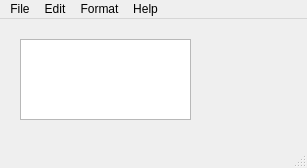
<?xml version="1.0" encoding="UTF-8"?>
<ui version="4.0">
 <class>MainWindow</class>
 <widget class="QMainWindow" name="MainWindow">
  <property name="geometry">
   <rect>
    <x>0</x>
    <y>0</y>
    <width>307</width>
    <height>168</height>
   </rect>
  </property>
  <property name="sizePolicy">
   <sizepolicy hsizetype="Fixed" vsizetype="Fixed">
    <horstretch>0</horstretch>
    <verstretch>0</verstretch>
   </sizepolicy>
  </property>
  <property name="windowTitle">
   <string>MainWindow</string>
  </property>
  <widget class="QWidget" name="centralwidget">
   <widget class="QTextEdit" name="textEdit">
    <property name="geometry">
     <rect>
      <x>20</x>
      <y>20</y>
      <width>171</width>
      <height>81</height>
     </rect>
    </property>
   </widget>
  </widget>
  <widget class="QStatusBar" name="statusbar"/>
  <widget class="QMenuBar" name="menubar">
   <property name="geometry">
    <rect>
     <x>0</x>
     <y>0</y>
     <width>307</width>
     <height>22</height>
    </rect>
   </property>
   <widget class="QMenu" name="menuFile">
    <property name="title">
     <string>File</string>
    </property>
    <addaction name="actionNew"/>
    <addaction name="actionOpen"/>
    <addaction name="actionSave"/>
    <addaction name="actionSave_AS"/>
    <addaction name="separator"/>
    <addaction name="actionPrint"/>
    <addaction name="actionExit"/>
   </widget>
   <widget class="QMenu" name="menuEdit">
    <property name="title">
     <string>Edit</string>
    </property>
    <addaction name="separator"/>
    <addaction name="actionCut"/>
    <addaction name="actionCopy"/>
    <addaction name="actionPAste"/>
    <addaction name="actionSelect_All"/>
    <addaction name="separator"/>
    <addaction name="actionUndo_2"/>
    <addaction name="actionRedo"/>
   </widget>
   <widget class="QMenu" name="menuFormat">
    <property name="title">
     <string>Format</string>
    </property>
    <addaction name="actionFont"/>
   </widget>
   <widget class="QMenu" name="menuHelp_2">
    <property name="title">
     <string>Help</string>
    </property>
    <addaction name="actionAbout"/>
   </widget>
   <addaction name="menuFile"/>
   <addaction name="menuEdit"/>
   <addaction name="menuFormat"/>
   <addaction name="menuHelp_2"/>
  </widget>
  <action name="actionNew">
   <property name="icon">
    <iconset resource="AppResources.qrc">
     <normaloff>:/images/icons/167172-files-and-folders/folder-8.png</normaloff>:/images/icons/167172-files-and-folders/folder-8.png</iconset>
   </property>
   <property name="text">
    <string>New</string>
   </property>
   <property name="shortcut">
    <string>Ctrl+N</string>
   </property>
  </action>
  <action name="actionOpen">
   <property name="icon">
    <iconset resource="AppResources.qrc">
     <normaloff>:/images/icons/167172-files-and-folders/folder-10.png</normaloff>:/images/icons/167172-files-and-folders/folder-10.png</iconset>
   </property>
   <property name="text">
    <string>Open</string>
   </property>
   <property name="shortcut">
    <string>Ctrl+O</string>
   </property>
  </action>
  <action name="actionSave">
   <property name="icon">
    <iconset>
     <normaloff>:/images/icons/167172-files-and-folders/folder-12.png</normaloff>:/images/icons/167172-files-and-folders/folder-12.png</iconset>
   </property>
   <property name="text">
    <string>Save</string>
   </property>
   <property name="shortcut">
    <string>Ctrl+S</string>
   </property>
  </action>
  <action name="actionSave_AS">
   <property name="icon">
    <iconset resource="AppResources.qrc">
     <normaloff>:/images/icons/167172-files-and-folders/file-5.png</normaloff>:/images/icons/167172-files-and-folders/file-5.png</iconset>
   </property>
   <property name="text">
    <string>Save As</string>
   </property>
   <property name="shortcut">
    <string>Ctrl+Alt+S</string>
   </property>
  </action>
  <action name="actionPrint">
   <property name="icon">
    <iconset resource="AppResources.qrc">
     <normaloff>:/images/icons/167172-files-and-folders/folder-6.png</normaloff>:/images/icons/167172-files-and-folders/folder-6.png</iconset>
   </property>
   <property name="text">
    <string>Print</string>
   </property>
   <property name="shortcut">
    <string>Ctrl+P</string>
   </property>
  </action>
  <action name="actionExit">
   <property name="text">
    <string>Exit</string>
   </property>
   <property name="shortcut">
    <string>Ctrl+Q</string>
   </property>
  </action>
  <action name="actionUndo">
   <property name="text">
    <string>Undo</string>
   </property>
   <property name="shortcut">
    <string>Ctrl+Z</string>
   </property>
  </action>
  <action name="actionCut">
   <property name="icon">
    <iconset resource="AppResources.qrc">
     <normaloff>:/images/icons/167172-files-and-folders/cut.png</normaloff>:/images/icons/167172-files-and-folders/cut.png</iconset>
   </property>
   <property name="text">
    <string>Cut</string>
   </property>
   <property name="shortcut">
    <string>Ctrl+X</string>
   </property>
  </action>
  <action name="actionCopy">
   <property name="icon">
    <iconset resource="AppResources.qrc">
     <normaloff>:/images/icons/167172-files-and-folders/copy.png</normaloff>:/images/icons/167172-files-and-folders/copy.png</iconset>
   </property>
   <property name="text">
    <string>Copy</string>
   </property>
   <property name="shortcut">
    <string>Ctrl+C</string>
   </property>
  </action>
  <action name="actionPAste">
   <property name="icon">
    <iconset resource="AppResources.qrc">
     <normaloff>:/images/icons/167172-files-and-folders/paste.png</normaloff>:/images/icons/167172-files-and-folders/paste.png</iconset>
   </property>
   <property name="text">
    <string>Paste</string>
   </property>
   <property name="shortcut">
    <string>Ctrl+V</string>
   </property>
  </action>
  <action name="actionSelect_All">
   <property name="text">
    <string>Select All</string>
   </property>
   <property name="shortcut">
    <string>Ctrl+A</string>
   </property>
  </action>
  <action name="actionFont">
   <property name="icon">
    <iconset resource="AppResources.qrc">
     <normaloff>:/images/icons/167172-files-and-folders/font.png</normaloff>:/images/icons/167172-files-and-folders/font.png</iconset>
   </property>
   <property name="text">
    <string>Font</string>
   </property>
  </action>
  <action name="actionStatus_Bar">
   <property name="icon">
    <iconset>
     <normaloff>icons/167172-files-and-folders/folder-8.png</normaloff>icons/167172-files-and-folders/folder-8.png</iconset>
   </property>
   <property name="text">
    <string>Status Bar</string>
   </property>
  </action>
  <action name="actionAbout">
   <property name="text">
    <string>About</string>
   </property>
  </action>
  <action name="actionUndo_2">
   <property name="icon">
    <iconset resource="AppResources.qrc">
     <normaloff>:/images/icons/167172-files-and-folders/undo.png</normaloff>:/images/icons/167172-files-and-folders/undo.png</iconset>
   </property>
   <property name="text">
    <string>Undo</string>
   </property>
   <property name="shortcut">
    <string>Ctrl+Z</string>
   </property>
  </action>
  <action name="actionRedo">
   <property name="icon">
    <iconset resource="AppResources.qrc">
     <normaloff>:/images/icons/167172-files-and-folders/redo.png</normaloff>:/images/icons/167172-files-and-folders/redo.png</iconset>
   </property>
   <property name="text">
    <string>Redo</string>
   </property>
   <property name="shortcut">
    <string>Ctrl+Y</string>
   </property>
  </action>
 </widget>
 <resources>
  <include location="AppResources.qrc"/>
 </resources>
 <connections/>
</ui>
